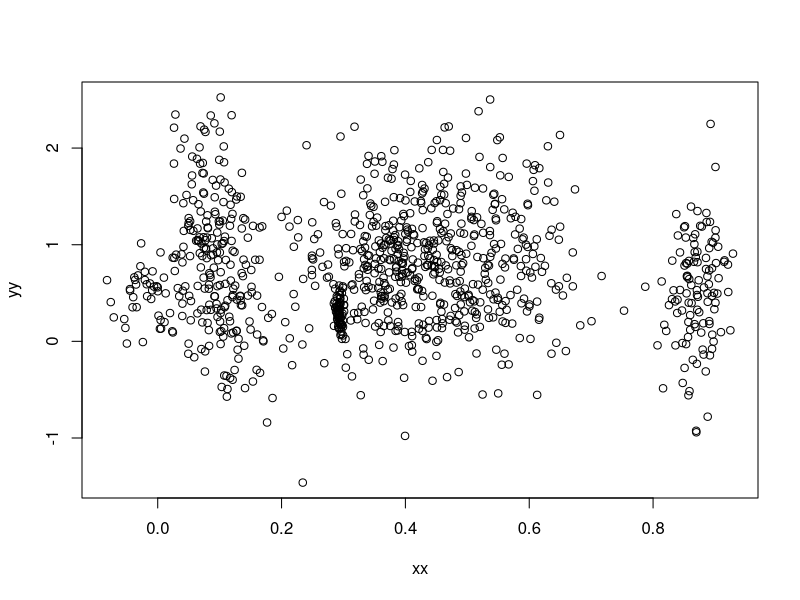

Generate this figure with R: (Note: this script raises an error after producing the figure.)
tt = seq(0.01,10,by=0.01)
N = length(tt)
set.seed(993113421)
splits = c(1,sort(sample(2:(N-20),10)),N+1)
split_lengths = sapply(1:11,function(i) splits[i+1] - splits[i])
split_lengths

beta0s = runif(11,0,1)
beta0s = unlist(sapply(1:11,function(i) rep(beta0s[i],split_lengths[i])))

beta1s = runif(11,--0.1,2)
beta1s = unlist(sapply(1:11,function(i) rep(beta1s[i],split_lengths[i])))

sigmas = runif(11,0.1,0.7)
sigmas = unlist(sapply(1:11,function(i) rep(sigmas[i],split_lengths[i])))

mus = runif(11,0,1)
mus = unlist(sapply(1:11,function(i) rep(mus[i],split_lengths[i])))

mu_sigmas = runif(11,0,0.1)
mu_sigmas = unlist(sapply(1:11,function(i) rep(mu_sigmas[i],split_lengths[i])))

xx = rnorm(N,mus,mu_sigmas)
yy = beta0s + xx*beta1s + rnorm(N,0,sigmas)
plot(xx,yy)

ggplot(data.frame(xx),aes(x = xx, y = yy, colour = tt)) +
  geom_point(shape = 18,size=1.6) +    
  geom_smooth(method = "lm",col = "purple",size = 0.5) +
  scale_colour_gradient2(low="red", high="blue", mid="pink",
                         midpoint = median(tt), name = "Time",
                         guide = FALSE)